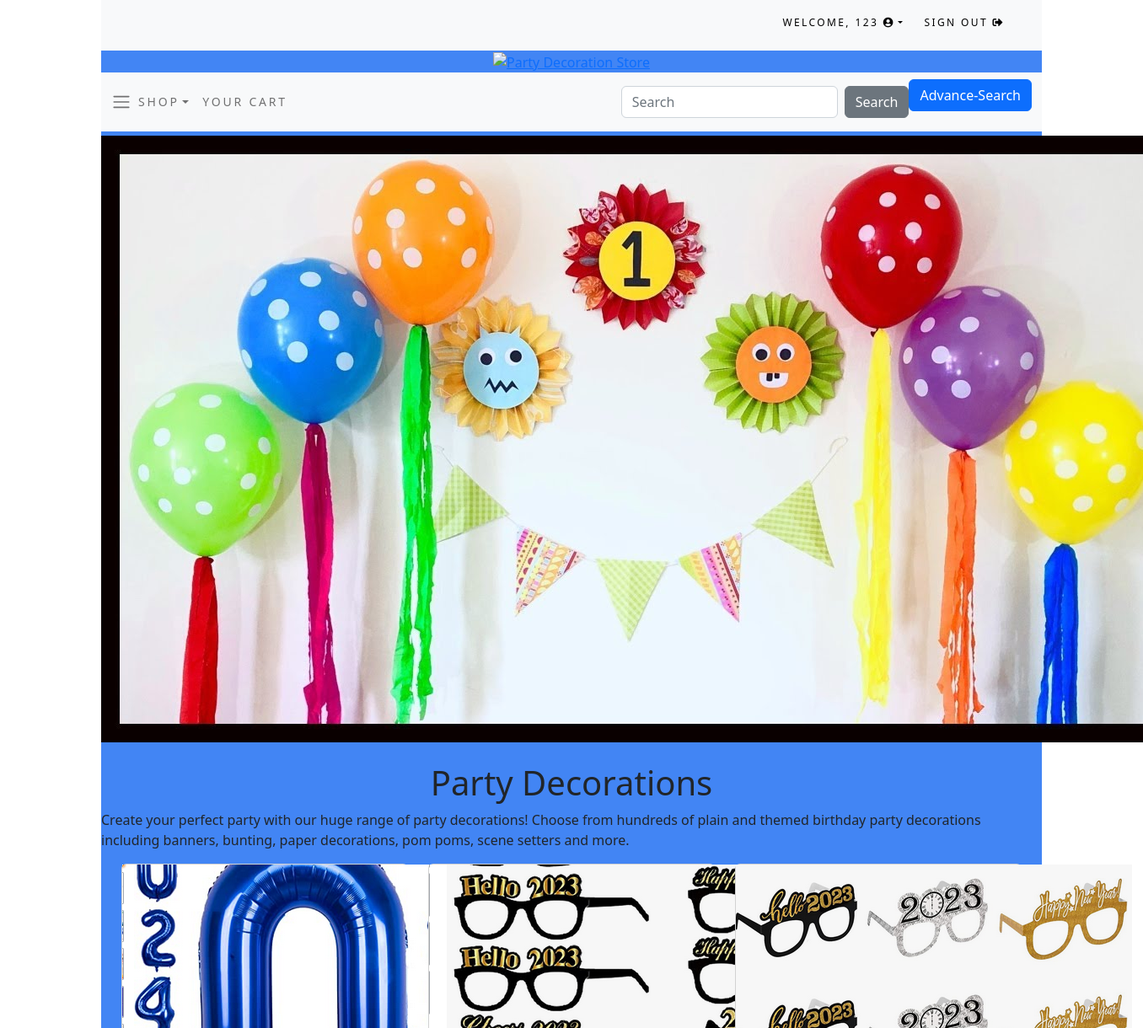
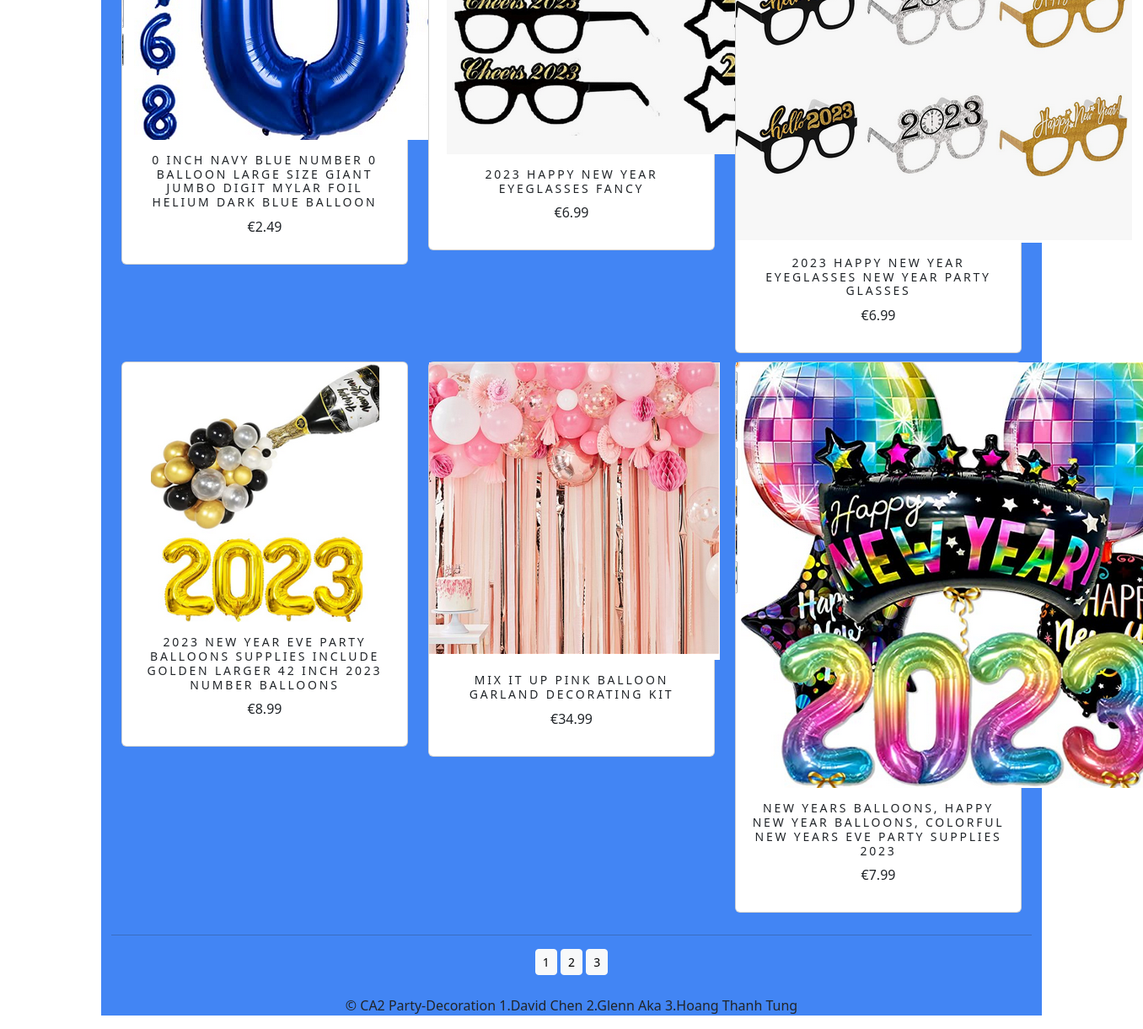
The app's page / (signed in) with its own data (2 pictures, top to bottom).
### accounts/models.py (models this page shows)
class CustomUser(AbstractUser):
    age = models.PositiveIntegerField(null=True, blank=True)

### shop/models.py (models this page shows, shortened)
class Product(models.Model):
    id = models.UUIDField(primary_key=True,default=uuid.uuid4,editable=False)
    name = models.CharField(max_length=250, unique=True)
    description = models.TextField(blank = True)
    category = models.ForeignKey(Category, on_delete=models.CASCADE)
    price = models.DecimalField(max_digits=10, decimal_places=2)
    image = models.ImageField(upload_to = 'product', blank=True)
    stock = models.IntegerField()
    available = models.BooleanField(default=True)
    created = models.DateTimeField(auto_now_add=True, blank = True, null= True)
    updated = models.DateTimeField(auto_now=True, blank = True, null= True)
    class Meta:
        ordering = ('name',)
        verbose_name = 'product'
        verbose_name_plural = 'products'
    def get_absolute_url(self):
        return reverse('shop:product_detail', args=[self.category.id, self.id])

### shop/views.py (the view)
# urls.py: path('', views.prod_list, name = 'all_products'),
def prod_list(request, category_id=None):
    category = None
    products = Product.objects.filter(available=True)
    if category_id:
        category = get_object_or_404(Category, id=category_id)
        products = Product.objects.filter(category=category, available=True)
    paginator = Paginator(products, 6)
    try:
        page = int(request.GET.get('Page','1'))
    except:
        page = 1
    try:
        products = paginator.page(page)
    except (EmptyPage, InvalidPage):
        products = paginator.page(paginator.num_page)
    return  render(request, 'shop/category.html',{'category':category, 'prods':products})

### cart/context_processors.py (called while the page is built)
def counter(request):
    item_count = 0
    if 'admin' in request.path:
        return {}
    else:
        try:
            cart = Cart.objects.filter(cart_id=_cart_id(request))
            cart_items = CartItem.objects.all().filter(cart=cart[:1])
            for cart_item in cart_items:
                item_count += cart_item.quantity
        except Cart.DoesNotExist:
            item_count = 0
    return {'item_count':item_count}

### cart/views.py (called while the page is built)
def _cart_id(request):
    cart = request.session.session_key
    if not cart:
        cart = request.session.create()
    return cart

### shop/context_processors.py (called while the page is built)
def menu_links(request):
    links = Category.objects.all()
    return {'links':links}

### shop/models.py (called while the page is built)
    def get_absolute_url(self):
        return reverse('shop:products_by_category', args=[self.id])

### shop/templates/shop/category.html (shortened to what this page needs)
{% extends "base.html" %}
{% load static %}
{% block content %}
    <div class = mx-auto>
        {% if category %}
            <img class = "my_image"src="{{category.image.url}}" alt="{{category.name}}">
    </div>
    <br>
    <div>
        <h1 class = "text-center my_title">{{category.name}}</h1>
        <p class = "text-justify">{{category.description}}</p>
    </div>
    {% else %}
        <img class = "my_image my_image_padding "src="{% static 'images/BirthDay_Decoration.jpg' %}" alt="Our Products Collection">
    </div>
    <br>
    <div>
        <h1 class = "text-center my_title">Party Decorations</h1>
        <p class = "text-justify">Create your perfect party with our huge range of party decorations! Choose from hundreds of plain and themed birthday party decorations including banners, bunting, paper decorations, pom poms, scene setters and more. </p>
    </div>
    {% endif %}
    <div class="container">
        <div class="row mx-auto">
            {% for product in prods %}
                <div class="my_bottom_margin col-9 col-lg-4 col-sm-12 col-md-4">
                    <div class="card text-center" style="min-width:18rem;">
                        <a class ="img" href="{{product.get_absolute_url}}"><img src="{{product.image.url}}" alt="{{product.name}}"></a>
                        <div class="card-body">
                            <h4>{{product.name}}</h4>
                            <p>€{{product.price}}</p>
                        </div>
                    </div>
                </div>
            {% endfor %}
        </div>
        <div class="mx-auto">
            {% if prods.paginator.num_pages > 1 %}
            <hr>
            <div class="text-center">
                {% for pg in prods.paginator.page_range %}
                    <a href="?page={{pg}}" class="btn btn-light btn-sm {%
                    if products.number == pg %}active{% endif
                    %}">{{pg}}</a>
                {% endfor %}
            </div>
            {% endif %}
        </div>
        <br>
    </div>
{% endblock %}

### shop/templates/top-navbar.html (shortened to what this page needs)
<div class="container">
    <div class="my_custom_menu">
        <ul>
            {% if user.is_authenticated %}
            <li>
                Welcome, <a href="#" class="dropdown-toggle" data-bs-toggle="dropdown"
                aria-haspopup="true" aria-expanded="false">{{ user.username }}
                <i class="fas fa-user-circle"></i></a>
            </li>
            <li>
                <a href="{% url 'logout' %}">Sign Out <i class="fas fa-sign-out-alt"></i></a>
            </li>
            {% endif %}
        </ul>
    </div>
</div>

### shop/static/css/custom.css (style rules this page uses)
.my_image_padding { padding-top: 5px; }
.my_bottom_margin { margin-bottom: 10px; }
.card-body h4 { font-size: 14px; text-transform: uppercase; letter-spacing: .2em; }
.my_custom_menu { text-align: right !important; }
.my_custom_menu ul li { list-style: none; color: #000; text-transform: uppercase; letter-spacing: .2em; font-size: 12px; padding-right: 20px; display: inline; }
.my_custom_menu ul li a { text-decoration: none; color: #000; list-style: none; text-transform: uppercase; letter-spacing: .2em; font-size: 12px; }

### records on screen
CustomUser: username "123"
Product: image (picture), name "0 INCH NAVY BLUE NUMBER 0 BALLOON LARGE SIZE GIANT JUMBO DIGIT MYLAR FOIL HELIUM DARK BLUE BALLOON", price "2.49"
Product: image (picture), name "2023 HAPPY NEW YEAR EYEGLASSES FANCY", price "6.99"
Product: image (picture), name "2023 HAPPY NEW YEAR EYEGLASSES NEW YEAR PARTY GLASSES", price "6.99"
Product: image (picture), name "2023 NEW YEAR EVE PARTY BALLOONS SUPPLIES INCLUDE GOLDEN LARGER 42 INCH 2023 NUMBER BALLOONS", price "8.99"
Product: image (picture), name "MIX IT UP PINK BALLOON GARLAND DECORATING KIT", price "34.99"
Product: image (picture), name "NEW YEARS BALLOONS, HAPPY NEW YEAR BALLOONS, COLORFUL NEW YEARS EVE PARTY SUPPLIES 2023", price "7.99"

### other values on screen
{{ pg }} "1" "2" "3"
